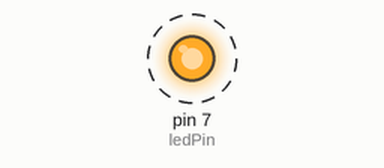
The sketch below on a simulated Arduino Uno, built with avr-gcc and run on an emulated ATmega328P. On the bench: output pins drawn as LEDs (lit = HIGH). Dashed ring = blinking.

Above: at 0.5 s.
Timing chart, 0 to 4.6 s (numbered marks = the images above):
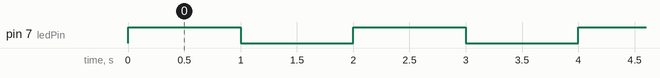

Measured:
- by itself, pin 7 (ledPin): alternates HIGH for 1.0 s and LOW for 1.0 s

The sketch:

ledblinkSimple.ino
```cpp
#define ledPin 7

void setup() {
  pinMode(ledPin, OUTPUT);
}

void loop() {
  if (millis() % 1000 == 0) {
    digitalWrite(ledPin, !digitalRead(ledPin));
    delay(1);
  }
}
```
